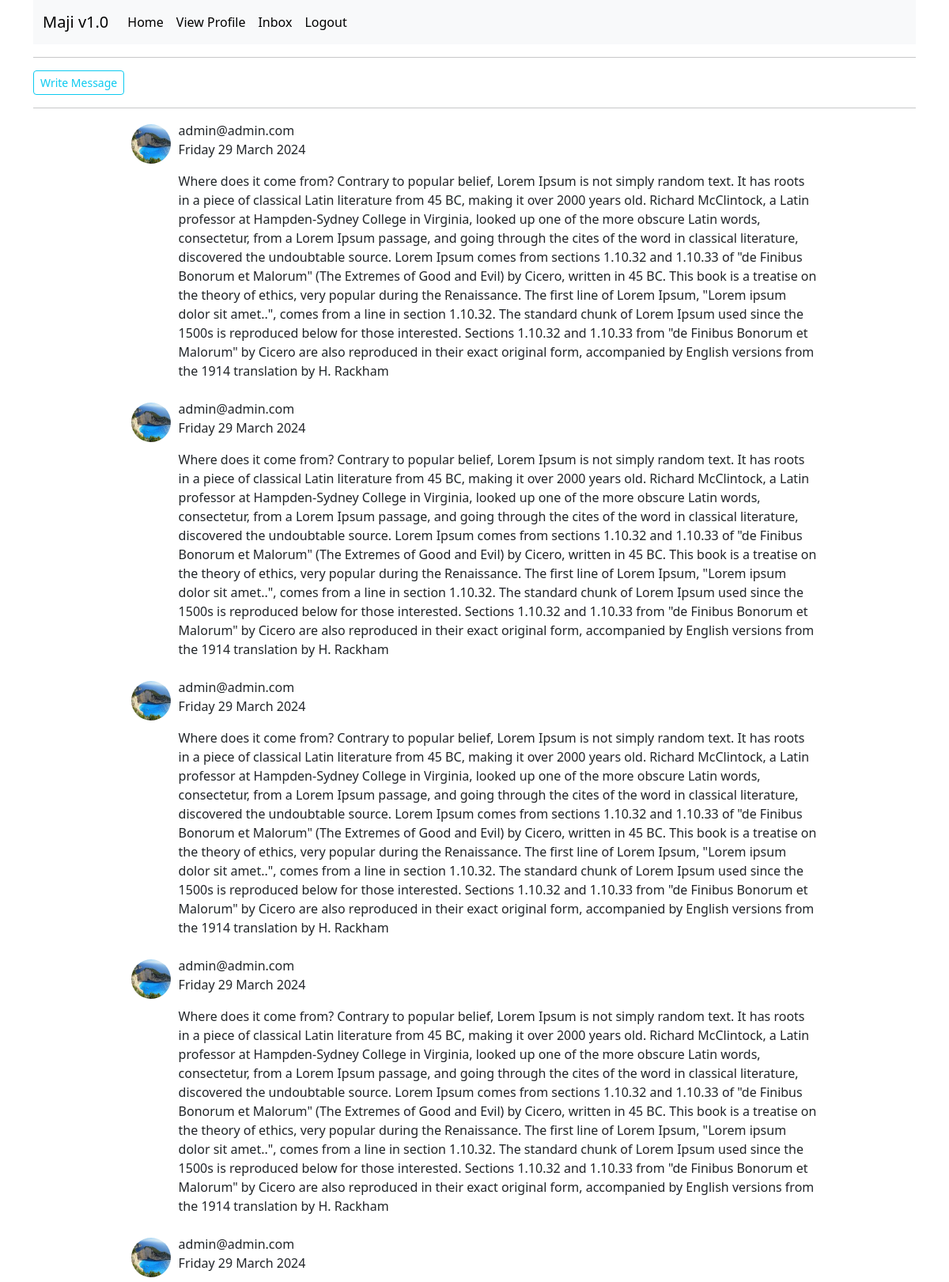
Screenshot of /inbox (signed in, upper part) with the database file from the repository.
### app/models.py (models this page shows, shortened)
class Message(db.Model):
    id = db.Column(db.Integer, primary_key=True)
    content = db.Column(db.Text, nullable=False)
    time = db.Column(db.DateTime, nullable=False, default=datetime.utcnow)
    sender_id = db.Column(db.Integer, db.ForeignKey('users.id'), nullable=False)
    receiver_id = db.Column(db.Integer, db.ForeignKey('users.id'), nullable=False)

class Users(UserMixin, db.Model):
    id = db.Column(db.Integer, primary_key=True)
    username = db.Column(db.String(50), index=True)
    email = db.Column(db.String(120), index=True, unique=True)
    county = db.Column(db.String(30))
    phone_number = db.Column(db.String(13))
    password_hash = db.Column(db.String(128))
    type = db.Column(db.String(10))
    profile_pic = db.Column(db.String(40), nullable=False, default="default.jpg")
    orderee = db.relationship("Order", foreign_keys='Order.buyer_name', backref='purchaser', lazy="dynamic")
    ordered_to = db.relationship("Order", foreign_keys='Order.seller_id', cascade="all, delete-orphan", backref='seller', lazy="dynamic")
    sender = db.relationship("Message", foreign_keys='Message.sender_id', cascade="all, delete-orphan", backref='sender', lazy='dynamic')
    receiver = db.relationship("Message", foreign_keys='Message.receiver_id', cascade="all, delete-orphan", backref='receiver', lazy='dynamic')

### app/main/routes.py (the view)
@bp.route('/inbox', methods=["GET", "POST"])
@login_required
def inbox():
    page = request.args.get("page", 1, type=int)
    messages = Message.query.filter_by(receiver=current_user).order_by(Message.id.desc()).paginate(page=page,per_page= current_app.config['PER_PAGE'], error_out=False)
    next_url = url_for("main.inbox", page=messages.next_num) if messages.has_next else None
    prev_url = url_for("main.inbox", page=messages.prev_num) if messages.has_prev else None
    return render_template('inbox.html', messages=messages, title="MyInbox", next_url=next_url, prev_url=prev_url)

### app/models.py (called while the page is built)
@login.user_loader
def Load_user(id):
    return Users.query.get(int(id))

### app/templates/inbox.html (shortened to what this page needs)
{% extends 'base.html' %}
{% block content %}
<a href="{{ url_for("main.new_message") }}" class="btn btn-outline-info btn-sm">Write Message</a>
<hr>
{% if messages.items|length > 0 %}
        {% for message in messages.items %}
                <div style="display: flex; max-width: 80%" class="container mb-2">
			<div> <img class="rounded-circle mt-1" style="height: 50px; width: 50px;" src="{{ url_for("static", filename="pictures/" + message.sender.profile_pic) }}"></div>
                        <div style="display: block; margin-left: 10px;">
                                <p>{{ message.sender.email }}<br>{{ message.time.strftime("%A %d %B %Y") }}</p>
                                <p>{{ message.content }}</p>
                        </div>
                </div>
        {% endfor %}
{% else %}
        <p><i>No messages</i></p>
{% endif %}
{% endblock %}

### rows the page displays
Message: profile_pic (picture), sender.email "admin@admin.com", time "Friday 29 March 2024", content "Where does it come from? Contrary to popular belief, Lorem Ipsum is not simply random text. It has roots in a piece of classical Latin literature from 45 BC, making it over 2000 years old. Richard McClintock, a Latin professor at Hampden-Sydney College in Virginia, looked up one of the more obscure Latin words, consectetur, from a Lorem Ipsum passage, and going through the cites of the word in classical literature, discovered the undoubtable source. Lorem Ipsum comes from sections 1.10.32 and 1.10.33 of \"de Finibus Bonorum et Malorum\" (The Extremes of Good and Evil) by Cicero, written in 45 BC. This book is a treatise on the theory of ethics, very popular during the Renaissance. The first…"
Message: profile_pic (picture), sender.email "admin@admin.com", time "Friday 29 March 2024", content "Where does it come from? Contrary to popular belief, Lorem Ipsum is not simply random text. It has roots in a piece of classical Latin literature from 45 BC, making it over 2000 years old. Richard McClintock, a Latin professor at Hampden-Sydney College in Virginia, looked up one of the more obscure Latin words, consectetur, from a Lorem Ipsum passage, and going through the cites of the word in classical literature, discovered the undoubtable source. Lorem Ipsum comes from sections 1.10.32 and 1.10.33 of \"de Finibus Bonorum et Malorum\" (The Extremes of Good and Evil) by Cicero, written in 45 BC. This book is a treatise on the theory of ethics, very popular during the Renaissance. The first…"
Message: profile_pic (picture), sender.email "admin@admin.com", time "Friday 29 March 2024", content "Where does it come from? Contrary to popular belief, Lorem Ipsum is not simply random text. It has roots in a piece of classical Latin literature from 45 BC, making it over 2000 years old. Richard McClintock, a Latin professor at Hampden-Sydney College in Virginia, looked up one of the more obscure Latin words, consectetur, from a Lorem Ipsum passage, and going through the cites of the word in classical literature, discovered the undoubtable source. Lorem Ipsum comes from sections 1.10.32 and 1.10.33 of \"de Finibus Bonorum et Malorum\" (The Extremes of Good and Evil) by Cicero, written in 45 BC. This book is a treatise on the theory of ethics, very popular during the Renaissance. The first…"
Message: profile_pic (picture), sender.email "admin@admin.com", time "Friday 29 March 2024", content "Where does it come from? Contrary to popular belief, Lorem Ipsum is not simply random text. It has roots in a piece of classical Latin literature from 45 BC, making it over 2000 years old. Richard McClintock, a Latin professor at Hampden-Sydney College in Virginia, looked up one of the more obscure Latin words, consectetur, from a Lorem Ipsum passage, and going through the cites of the word in classical literature, discovered the undoubtable source. Lorem Ipsum comes from sections 1.10.32 and 1.10.33 of \"de Finibus Bonorum et Malorum\" (The Extremes of Good and Evil) by Cicero, written in 45 BC. This book is a treatise on the theory of ethics, very popular during the Renaissance. The first…"
Message: profile_pic (picture), sender.email "admin@admin.com", time "Friday 29 March 2024"
